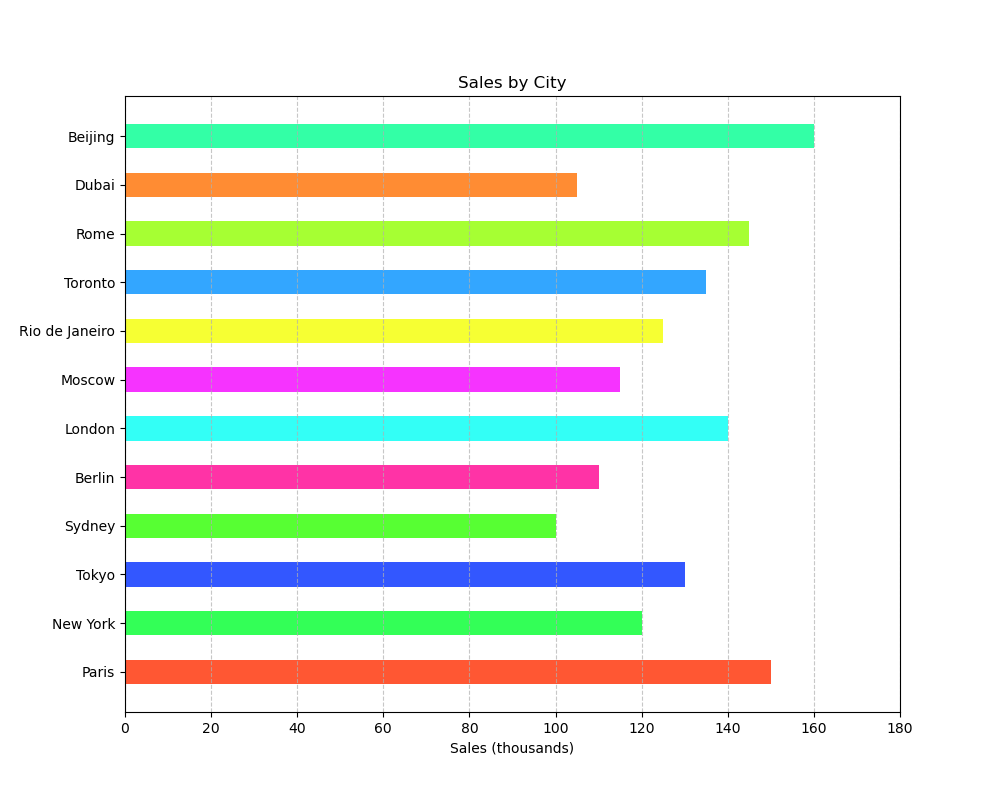

Generate this figure with Python:

import matplotlib.pyplot as plt

locations = ['Paris', 'New York', 'Tokyo', 'Sydney', 'Berlin', 'London', 'Moscow', 'Rio de Janeiro', 'Toronto', 'Rome', 'Dubai', 'Beijing']
sales = [150, 120, 130, 100, 110, 140, 115, 125, 135, 145, 105, 160]
colors = ['#FF5733', '#33FF57', '#3357FF', '#57FF33', '#FF33A6', '#33FFF6', '#F633FF', '#F6FF33', '#33A6FF', '#A6FF33', '#FF8C33', '#33FFA6']

plt.figure(figsize=(10, 8))
plt.barh(locations, sales, color=colors, height=0.5)
plt.xlabel('Sales (thousands)')
plt.title('Sales by City')
plt.xlim(0, max(sales) + 20)
plt.grid(axis='x', linestyle='--', alpha=0.7)
plt.show()
